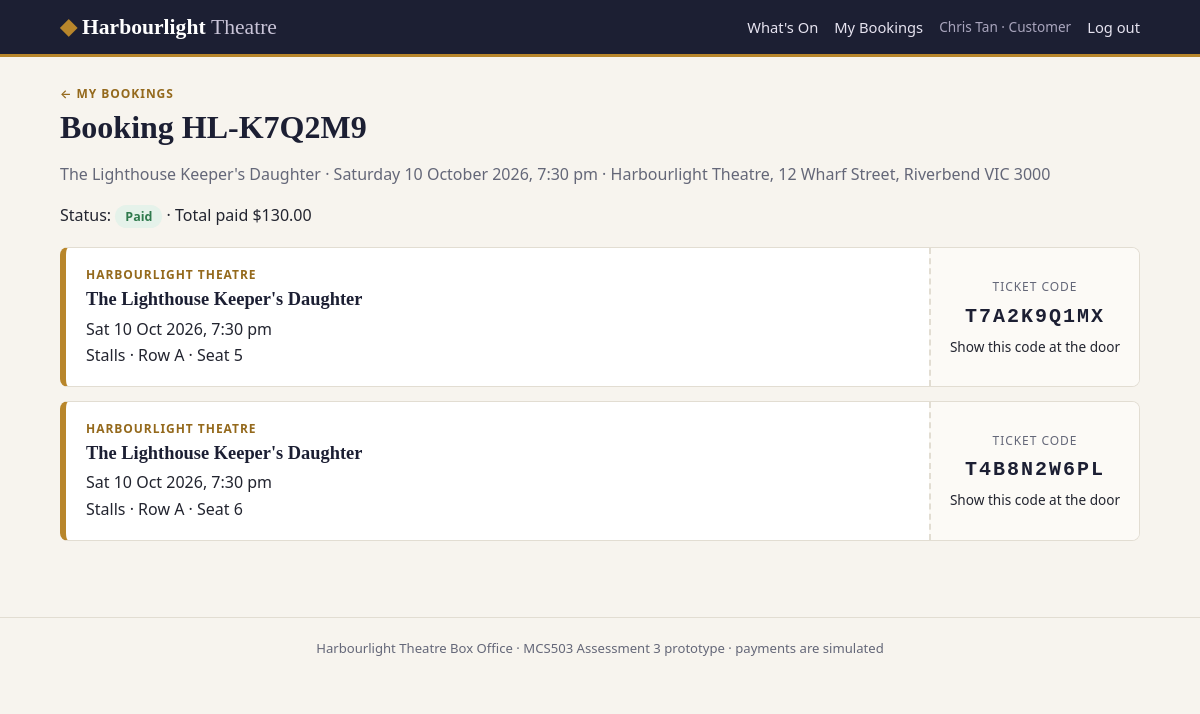
The page /booking.php?id=1 (signed in) on the database its author committed.
### tables this page shows
CREATE TABLE `orders` (
  `order_id` int(10) unsigned NOT NULL AUTO_INCREMENT,
  `booking_ref` char(9) NOT NULL,
  `user_id` int(10) unsigned NOT NULL,
  `status` enum('Paid','Refunded') NOT NULL DEFAULT 'Paid',
  `created_at` datetime NOT NULL DEFAULT current_timestamp(),
  PRIMARY KEY (`order_id`),
  UNIQUE KEY `booking_ref` (`booking_ref`),
  KEY `fk_order_user` (`user_id`),
  CONSTRAINT `fk_order_user` FOREIGN KEY (`user_id`) REFERENCES `users` (`user_id`)
);

CREATE TABLE `shows` (
  `show_id` int(10) unsigned NOT NULL AUTO_INCREMENT,
  `title` varchar(150) NOT NULL,
  `genre` varchar(50) NOT NULL,
  `description` text NOT NULL,
  `duration_mins` smallint(5) unsigned NOT NULL,
  `age_rating` varchar(10) NOT NULL DEFAULT 'G',
  PRIMARY KEY (`show_id`)
);

CREATE TABLE `performances` (
  `performance_id` int(10) unsigned NOT NULL AUTO_INCREMENT,
  `show_id` int(10) unsigned NOT NULL,
  `venue_id` int(10) unsigned NOT NULL,
  `starts_at` datetime NOT NULL,
  `status` enum('Scheduled','Cancelled') NOT NULL DEFAULT 'Scheduled',
  PRIMARY KEY (`performance_id`),
  KEY `idx_perf_start` (`starts_at`),
  KEY `fk_perf_show` (`show_id`),
  KEY `fk_perf_venue` (`venue_id`),
  CONSTRAINT `fk_perf_show` FOREIGN KEY (`show_id`) REFERENCES `shows` (`show_id`),
  CONSTRAINT `fk_perf_venue` FOREIGN KEY (`venue_id`) REFERENCES `venues` (`venue_id`)
);

CREATE TABLE `venues` (
  `venue_id` int(10) unsigned NOT NULL AUTO_INCREMENT,
  `venue_name` varchar(100) NOT NULL,
  `address` varchar(200) NOT NULL,
  PRIMARY KEY (`venue_id`)
);

CREATE TABLE `tickets` (
  `ticket_id` int(10) unsigned NOT NULL AUTO_INCREMENT,
  `order_id` int(10) unsigned NOT NULL,
  `performance_id` int(10) unsigned NOT NULL,
  `seat_id` int(10) unsigned NOT NULL,
  `price_paid` decimal(8,2) NOT NULL,
  `ticket_code` char(10) NOT NULL,
  `is_active` tinyint(1) DEFAULT 1,
  `checked_in_at` datetime DEFAULT NULL,
  PRIMARY KEY (`ticket_id`),
  UNIQUE KEY `ticket_code` (`ticket_code`),
  UNIQUE KEY `uq_one_live_ticket` (`performance_id`,`seat_id`,`is_active`),
  KEY `fk_ticket_order` (`order_id`),
  KEY `fk_ticket_seat` (`seat_id`),
  CONSTRAINT `fk_ticket_order` FOREIGN KEY (`order_id`) REFERENCES `orders` (`order_id`) ON DELETE CASCADE,
  CONSTRAINT `fk_ticket_perf` FOREIGN KEY (`performance_id`) REFERENCES `performances` (`performance_id`),
  CONSTRAINT `fk_ticket_seat` FOREIGN KEY (`seat_id`) REFERENCES `seats` (`seat_id`)
);

CREATE TABLE `sections` (
  `section_id` int(10) unsigned NOT NULL AUTO_INCREMENT,
  `venue_id` int(10) unsigned NOT NULL,
  `section_name` varchar(50) NOT NULL,
  PRIMARY KEY (`section_id`),
  UNIQUE KEY `uq_section_name` (`venue_id`,`section_name`),
  CONSTRAINT `fk_section_venue` FOREIGN KEY (`venue_id`) REFERENCES `venues` (`venue_id`) ON DELETE CASCADE
);

CREATE TABLE `seats` (
  `seat_id` int(10) unsigned NOT NULL AUTO_INCREMENT,
  `section_id` int(10) unsigned NOT NULL,
  `row_label` char(2) NOT NULL,
  `seat_number` tinyint(3) unsigned NOT NULL,
  PRIMARY KEY (`seat_id`),
  UNIQUE KEY `uq_seat_position` (`section_id`,`row_label`,`seat_number`),
  CONSTRAINT `fk_seat_section` FOREIGN KEY (`section_id`) REFERENCES `sections` (`section_id`) ON DELETE CASCADE
);

### classes/Database.php (called while the page is built, shortened)
<?php
class Database
{
    private static ?mysqli $conn = null;
    public static function get(): mysqli
    {
        if (self::$conn === null) {
            try {
                $conn = new mysqli(DB_HOST, DB_USER, DB_PASS, DB_NAME);
            } catch (mysqli_sql_exception $e) {
                error_log('DB connection failed: ' . $e->getMessage());
                http_response_code(500);
                exit('The box office is temporarily unavailable. Please try again later.');
            }
            $conn->set_charset('utf8mb4');
            $offset = (new DateTime())->format('P');
            $conn->query("SET time_zone = '$offset'");
            self::$conn = $conn;
        }
        return self::$conn;
    }
}

### includes/bootstrap.php (called while the page is built, shortened)
<?php
function e(?string $value): string
{
    return htmlspecialchars($value ?? '', ENT_QUOTES, 'UTF-8');
}
function money(float|string $amount): string
{
    return '$' . number_format((float)$amount, 2);
}
function currentUserId(): int
{
    return (int)($_SESSION['user_id'] ?? 0);
}

### classes/Booking.php (called while the page is built, shortened)
<?php
class Booking
{
    private mysqli $db;
    public function __construct()
    {
        $this->db = Database::get();
    }
    public function orderForUser(int $orderId, int $userId): ?array
    {
        $stmt = $this->db->prepare(
            "SELECT o.*, p.starts_at, p.status AS performance_status, s.title, v.venue_name, v.address
             FROM orders o
             JOIN tickets t      ON t.order_id = o.order_id
             JOIN performances p ON p.performance_id = t.performance_id
             JOIN shows s        ON s.show_id = p.show_id
             JOIN venues v       ON v.venue_id = p.venue_id
             WHERE o.order_id = ? AND o.user_id = ?
             LIMIT 1"
        );
        $stmt->bind_param('ii', $orderId, $userId);
        $stmt->execute();
        $order = $stmt->get_result()->fetch_assoc();
        $stmt = $this->db->prepare(
            "SELECT t.*, st.row_label, st.seat_number, sec.section_name
             FROM tickets t
             JOIN seats st     ON st.seat_id = t.seat_id
             JOIN sections sec ON sec.section_id = st.section_id
             WHERE t.order_id = ?
             ORDER BY st.row_label, st.seat_number"
        );
        $stmt->bind_param('i', $orderId);
        $stmt->execute();
        $order['tickets'] = $stmt->get_result()->fetch_all(MYSQLI_ASSOC);
        $order['total'] = array_sum(array_column($order['tickets'], 'price_paid'));
        return $order;
    }
}

### booking.php (the view, shortened to what this page needs)
<?php
require_once __DIR__ . '/includes/bootstrap.php';
$order = (new Booking())->orderForUser((int)($_GET['id'] ?? 0), currentUserId());
require __DIR__ . '/includes/header.php';
?>
<p class="eyebrow"><a href="my_bookings.php">&larr; My bookings</a></p>
<h1>Booking <?= e($order['booking_ref']) ?></h1>
<p class="muted"><?= e($order['title']) ?> &middot; <?= date('l j F Y, g:i a', strtotime($order['starts_at'])) ?>
   &middot; <?= e($order['venue_name']) ?>, <?= e($order['address']) ?></p>
<p>Status: <span class="tag tag-<?= strtolower(e($order['status'])) ?>"><?= e($order['status']) ?></span>
   &middot; Total paid <?= money($order['total']) ?></p>
<div class="tickets">
<?php foreach ($order['tickets'] as $t): ?>
    <article class="ticket <?= $t['is_active'] ? '' : 'void' ?>">
        <div class="ticket-main">
            <p class="eyebrow">Harbourlight Theatre</p>
            <h3><?= e($order['title']) ?></h3>
            <p><?= date('D j M Y, g:i a',strtotime($order['starts_at'])) ?></p>
            <p><?= e($t['section_name']) ?> &middot; Row <?= e($t['row_label']) ?> &middot; Seat <?= (int)$t['seat_number'] ?></p>
        </div>
        <div class="ticket-stub">
            <span class="label">Ticket code</span>
            <code class="code"><?= e($t['ticket_code']) ?></code>
            <span class="small">
                <?php if (!$t['is_active']): ?>VOID - refunded
                <?php elseif ($t['checked_in_at']): ?>Used <?= date('j M g:i a', strtotime($t['checked_in_at'])) ?>
                <?php else: ?>Show this code at the door<?php endif; ?>
            </span>
        </div>
    </article>
<?php endforeach; ?>
</div>
<?php require __DIR__ . '/includes/footer.php'; ?>

### assets/css/style.css (style rules this page uses)
:root { --ink: #1c1f33; --ink-2: #2b2f4a; --brass: #b8862b; --brass-dark: #94691c; --paper: #f7f4ee; --card: #ffffff; --text: #22242f; --muted: #646778; --line: #e2ddd2; --ok: #2f7a4d; --ok-bg: #e5f2ea; --bad: #a83a2f; --bad-bg: #f8e6e3; --info-bg: #eef0f8; --seat-free: #ffffff; --seat-held: #c9c6bf; --seat-sold: #3b3f5c; --radius: 8px; }
* { box-sizing: border-box; }
body { margin: 0; background: var(--paper); color: var(--text); font: 16px/1.55 "Segoe UI", system-ui, -apple-system, Arial, sans-serif; }
h1, h2, h3 { font-family: Georgia, "Times New Roman", serif; color: var(--ink); line-height: 1.2; }
h1 { font-size: 2rem; margin: 0 0 .4rem; }
h3 { font-size: 1.15rem; margin: .2rem 0 .4rem; }
a { color: var(--brass-dark); }
code { font-family: Consolas, "Courier New", monospace; }
.muted { color: var(--muted); }
.small { font-size: .85rem; }
.eyebrow { text-transform: uppercase; letter-spacing: .08em; font-size: .75rem; color: var(--brass-dark); margin: 0 0 .25rem; font-weight: 600; }
.eyebrow a { text-decoration: none; }
.tag { display: inline-block; padding: 2px 10px; border-radius: 999px; font-size: .78rem; font-weight: 600; }
.tag-paid, .tag-scheduled { background: var(--ok-bg); color: var(--ok); }
.tickets { display: grid; gap: 14px; margin-top: 1.2rem; }
.ticket { display: grid; grid-template-columns: 1fr 210px; background: var(--card); border: 1px solid var(--line); border-left: 6px solid var(--brass); border-radius: var(--radius); overflow: hidden; }
.ticket-main { padding: 16px 20px; }
.ticket-main p { margin: 2px 0; }
.ticket-stub { border-left: 2px dashed var(--line); padding: 16px; display: flex; flex-direction: column; justify-content: center; gap: 4px; text-align: center; background: #fcfaf6; }
.ticket-stub .label { font-size: .75rem; text-transform: uppercase; color: var(--muted); letter-spacing: .08em; }
.ticket-stub .code { font-size: 1.25rem; letter-spacing: .1em; font-weight: 700; color: var(--ink); }

### rows shown on the page
orders: booking_ref "HL-K7Q2M9", shows.title "The Lighthouse Keeper's Daughter", performances.starts_at "Saturday 10 October 2026, 7:30 pm", venues.venue_name "Harbourlight Theatre", venues.address "12 Wharf Street, Riverbend VIC 3000", status "Paid"
tickets: performance.starts_at "Sat 10 Oct 2026, 7:30 pm", sections.section_name "Stalls", seat.row_label "A", seat.seat_number "5", ticket_code "T7A2K9Q1MX", is_active "Show this code at the door"
shows: title "The Lighthouse Keeper's Daughter"
tickets: performance.starts_at "Sat 10 Oct 2026, 7:30 pm", sections.section_name "Stalls", seat.row_label "A", seat.seat_number "6", ticket_code "T4B8N2W6PL", is_active "Show this code at the door"

### other values the page prints
$_SESSION['full_name'] "Chris Tan"
$_SESSION['role'] "Customer"
money($order['total']) "$130.00"
